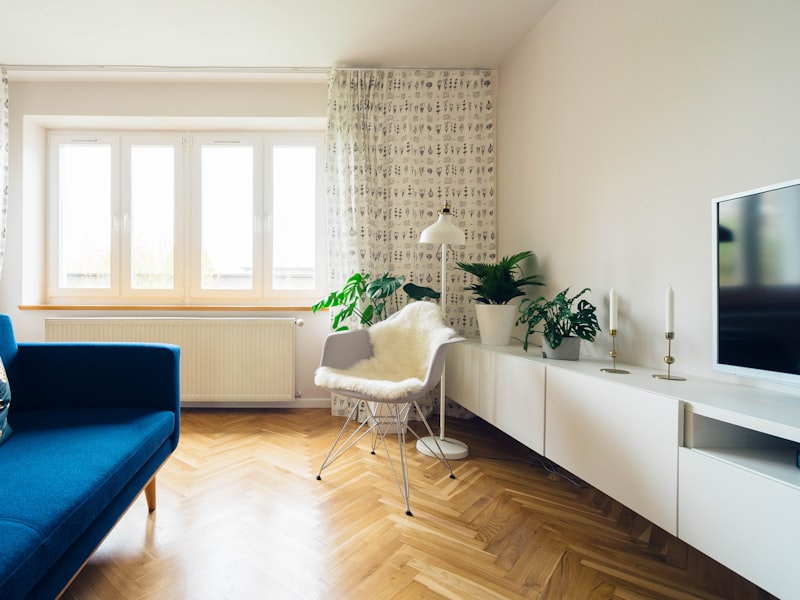
#> input picture framed/tests/regression_scene_gate/images/interior_001.jpg, 800 x 600 px
$ python -i perception.py   (imports and definitions only)
#> lines starting #> are read from the running program, lines starting #| are printed output that depends on the picture; after the words box and inside, x2 and y2 are one past the last pixel; in counts of white or black regions, pixels touching at a corner belong together
"""Perception helpers (pure image-path analyzers)."""

import os
from collections import Counter
from typing import Any, Dict, List, Optional

import cv2
import numpy as np
from PIL import Image
from colorthief import ColorThief
from sklearn.cluster import KMeans

from . import prompts_clip
from .models import DeepFace, NIMA_AVAILABLE, _import_tf_keras, get_clip_model, get_yolo_model


# [143 lines left out: functions detect_objects, get_clip_description, get_clip_inventory, analyze_color, analyze_color_harmony, not called in this run]


def analyze_lines_and_symmetry(image_path: str) -> Dict[str, Any]:
    img = cv2.imread(image_path)
#> img is the input picture: shape (600, 800, 3); mean B, G, R 159.9, 172.1, 176.3
    gray = cv2.cvtColor(img, cv2.COLOR_BGR2GRAY)
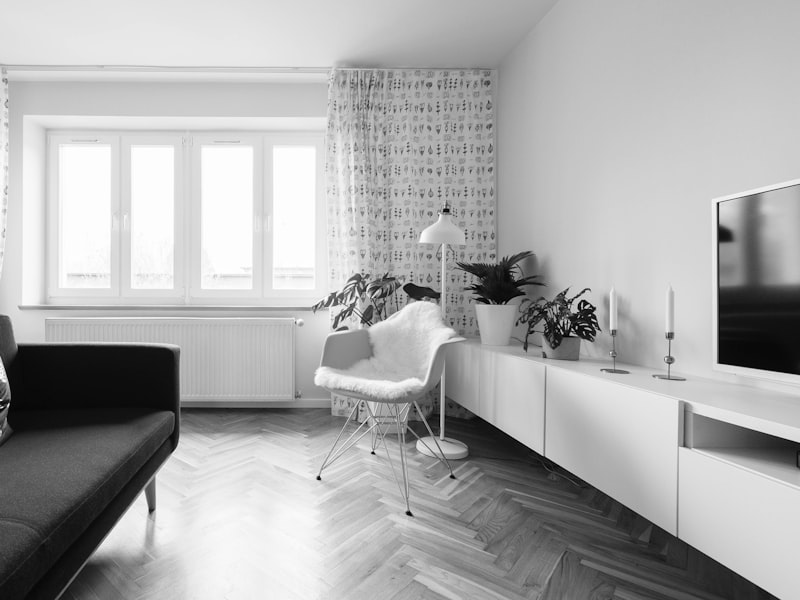
#> gray: shape (600, 800); min 0, max 255, mean 171.9
    edges = cv2.Canny(gray, 50, 150)
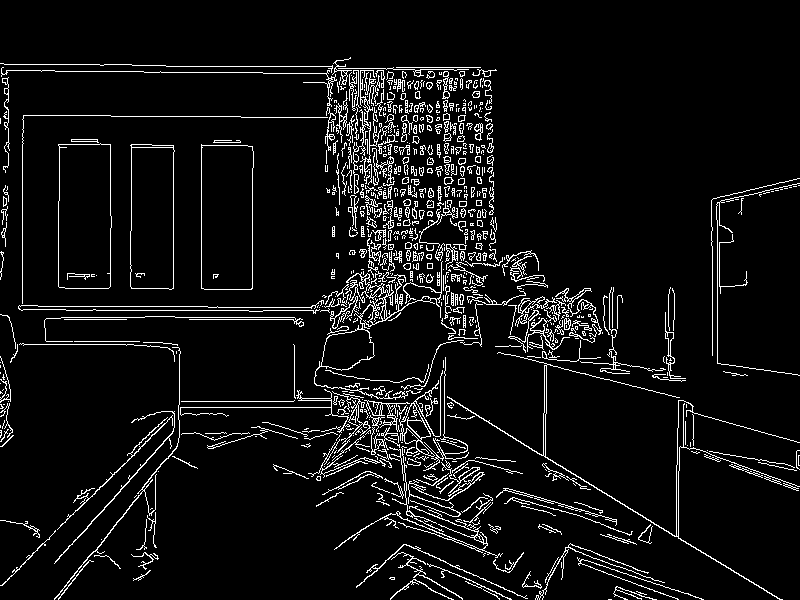
#> edges: shape (600, 800); 6.6% white in thin lines or dots
    lines = cv2.HoughLines(edges, 1, np.pi / 180, 120)
#> lines = 610 rows, first 8: [310, 1.57], [111, 2.11], [317, 1.57], [306, 1.57], [319, 1.57], [417, 0.733], [407, 1.57], [62, 1.59]

    if lines is not None:
        num_lines = len(lines)
#> num_lines = 610
        if num_lines > 50:
            pattern = "Strong lines"
        elif num_lines > 20:
            pattern = "Prominent lines"
        elif num_lines > 5:
            pattern = "Some lines"
        else:
            pattern = "Minimal lines"
    else:
        pattern = "No significant lines"

    if "Strong" in pattern:
        style = "Chaotic or highly structured"
    elif "Prominent" in pattern:
        style = "Intentional leading lines"
    elif "Some" in pattern:
        style = "Subtle structure"
    else:
        style = "Soft or abstract"

    height, width = gray.shape
#> height = 600; width = 800
    if width > 1:
        left_half = gray[:, : width // 2]
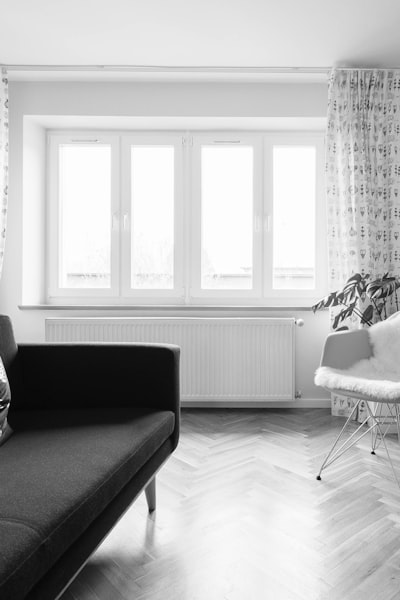
#> left_half: shape (600, 400); min 1, max 255, mean 183.1
        right_half = gray[:, width // 2 :]
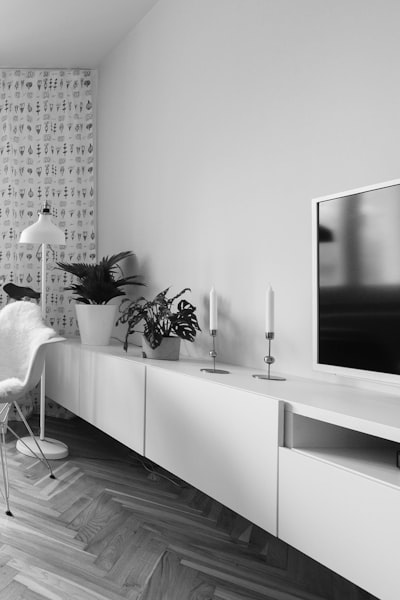
#> right_half: shape (600, 400); min 0, max 255, mean 160.8
        right_half_flipped = cv2.flip(right_half, 1)
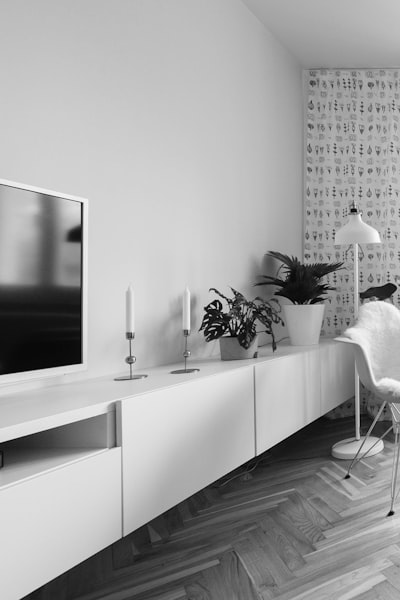
#> right_half_flipped: shape (600, 400); min 0, max 255, mean 160.8
        h1, w1 = left_half.shape
#> h1 = 600; w1 = 400
        h2, w2 = right_half_flipped.shape
#> h2 = 600; w2 = 400
        if w1 != w2:
            min_w = min(w1, w2)
            left_half = left_half[:, :min_w]
            right_half_flipped = right_half_flipped[:, :min_w]

        diff = cv2.absdiff(left_half, right_half_flipped)
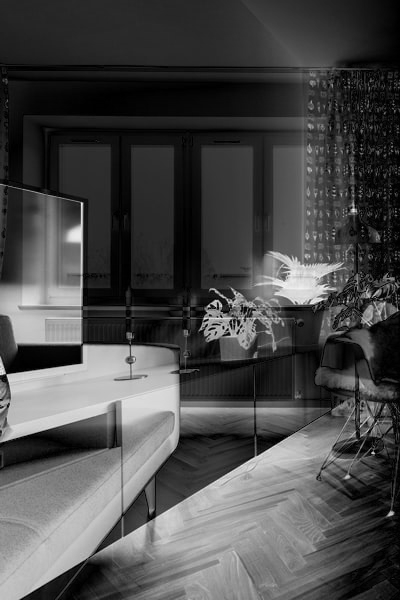
#> diff: shape (600, 400); min 0, max 246, mean 73.3
        symmetry_score = float(np.mean(diff))
#> symmetry_score = 73.29
        if symmetry_score < 10:
            symmetry_desc = "Highly symmetrical"
        elif symmetry_score < 30:
            symmetry_desc = "Mostly symmetrical"
        elif symmetry_score < 60:
            symmetry_desc = "Noticeably asymmetrical"
        else:
            symmetry_desc = "Asymmetrical"
    else:
        symmetry_desc = "Too narrow"

    return {"line_pattern": pattern, "line_style": style, "symmetry": symmetry_desc}


# [211 lines left out: functions analyze_lighting_direction, analyze_tonal_range, analyze_background_clutter, analyze_subject_emotion, analyze_subject_emotion_clip, predict_nima_score and 1 more, not called in this run]


_UI_CLIP_TOKENS = frozenset({"screen", "ui", "code", "editor", "monitor", "display", "interface", "laptop"})
_UI_YOLO_OBJECTS = frozenset({"tv", "laptop", "mouse", "keyboard", "monitor", "cell phone"})
_PERSON_YOLO = frozenset({"person", "people"})
_MOCK_GROUNDING_BOXES = [
    {"label": "ui_element", "x": 0.1, "y": 0.1, "w": 0.8, "h": 0.7, "confidence": 0.9, "source": "mock"},
    {"label": "object", "x": 0.2, "y": 0.3, "w": 0.4, "h": 0.4, "confidence": 0.85, "source": "mock"},
]


# [71 lines left out: functions _box_dict, _heuristic_grounding_probe, run_dense_grounding_probe, not called in this run]

>>> result = analyze_lines_and_symmetry('../tests/regression_scene_gate/images/interior_001.jpg')

$ run again, on framed/tests/regression_scene_gate/images/portrait_001.jpg
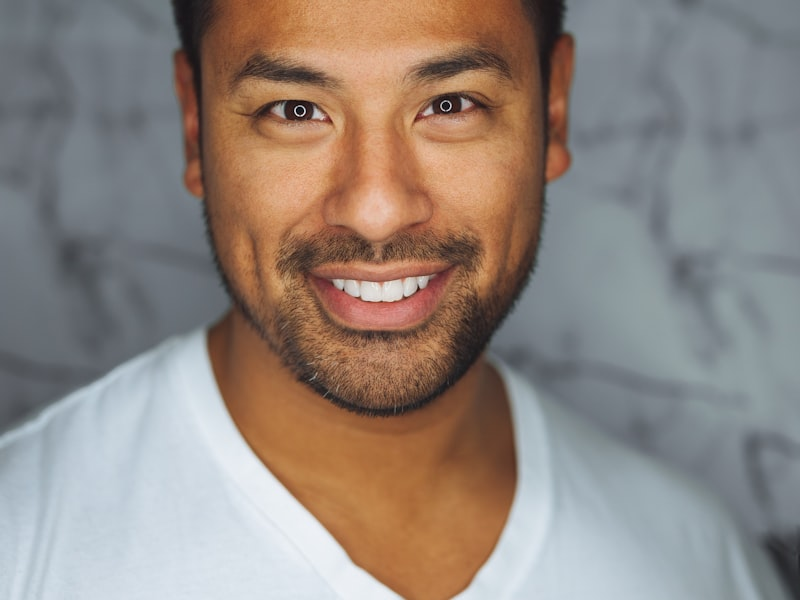
#> input picture framed/tests/regression_scene_gate/images/portrait_001.jpg, 800 x 600 px
#> in analyze_lines_and_symmetry, img is the input picture: shape (600, 800, 3); mean B, G, R 126.6, 134, 146
#> in analyze_lines_and_symmetry, `edges = cv2.Canny(gray, 50, 150)`:
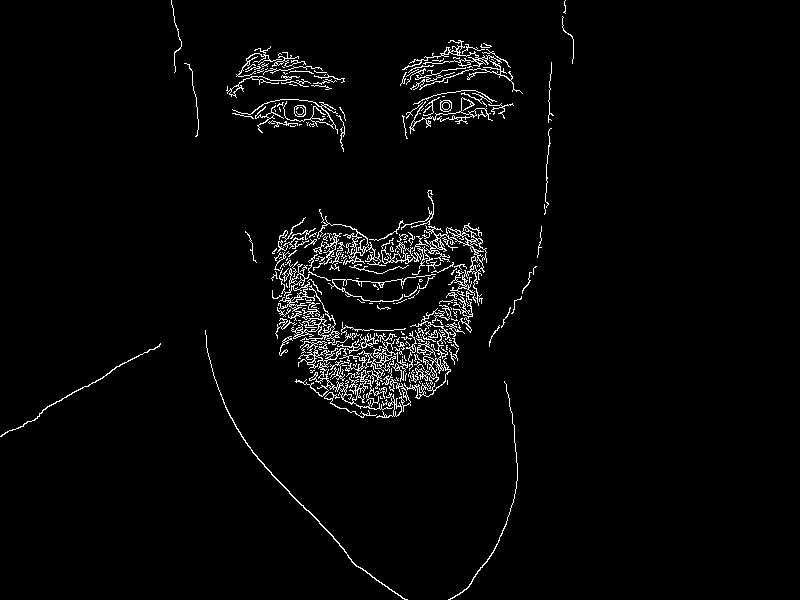
#> edges: shape (600, 800); 2.9% white in thin lines or dots, all inside (x1, y1, x2, y2) = (0, 0, 574, 600)
#> lines = None
#> in analyze_lines_and_symmetry, `diff = cv2.absdiff(left_half, right_half_flipped)`:
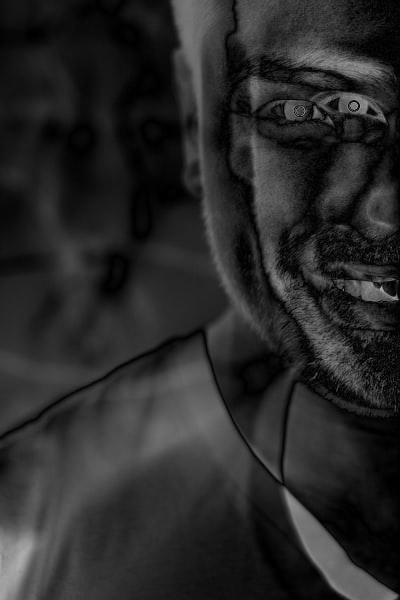
#> diff: shape (600, 400); min 0, max 179, mean 40.8
#> symmetry_score = 40.85
